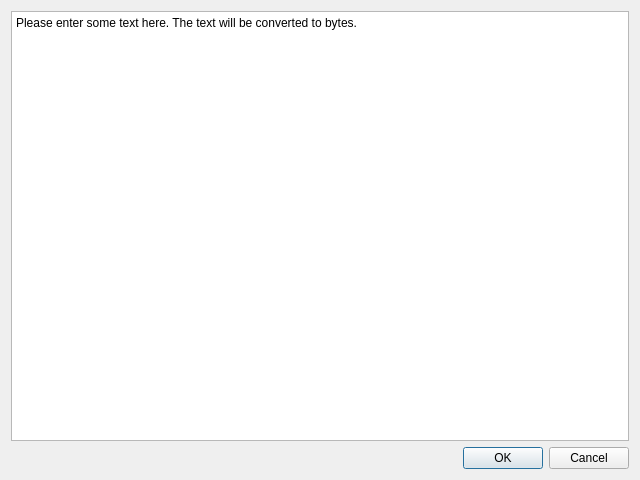
<?xml version="1.0" encoding="UTF-8"?>
<ui version="4.0">
 <class>TextEditorDialog</class>
 <widget class="QDialog" name="TextEditorDialog">
  <property name="geometry">
   <rect>
    <x>0</x>
    <y>0</y>
    <width>640</width>
    <height>480</height>
   </rect>
  </property>
  <property name="windowTitle">
   <string>Kuura - Fill Text</string>
  </property>
  <layout class="QGridLayout" name="gridLayout">
   <item row="0" column="0">
    <widget class="QPlainTextEdit" name="plainTextEdit">
     <property name="plainText">
      <string>Please enter some text here. The text will be converted to bytes.</string>
     </property>
    </widget>
   </item>
   <item row="1" column="0">
    <widget class="QDialogButtonBox" name="buttonBox">
     <property name="orientation">
      <enum>Qt::Horizontal</enum>
     </property>
     <property name="standardButtons">
      <set>QDialogButtonBox::Cancel|QDialogButtonBox::Ok</set>
     </property>
    </widget>
   </item>
  </layout>
 </widget>
 <resources/>
 <connections>
  <connection>
   <sender>buttonBox</sender>
   <signal>accepted()</signal>
   <receiver>TextEditorDialog</receiver>
   <slot>accept()</slot>
   <hints>
    <hint type="sourcelabel">
     <x>248</x>
     <y>254</y>
    </hint>
    <hint type="destinationlabel">
     <x>157</x>
     <y>274</y>
    </hint>
   </hints>
  </connection>
  <connection>
   <sender>buttonBox</sender>
   <signal>rejected()</signal>
   <receiver>TextEditorDialog</receiver>
   <slot>reject()</slot>
   <hints>
    <hint type="sourcelabel">
     <x>316</x>
     <y>260</y>
    </hint>
    <hint type="destinationlabel">
     <x>286</x>
     <y>274</y>
    </hint>
   </hints>
  </connection>
 </connections>
</ui>
